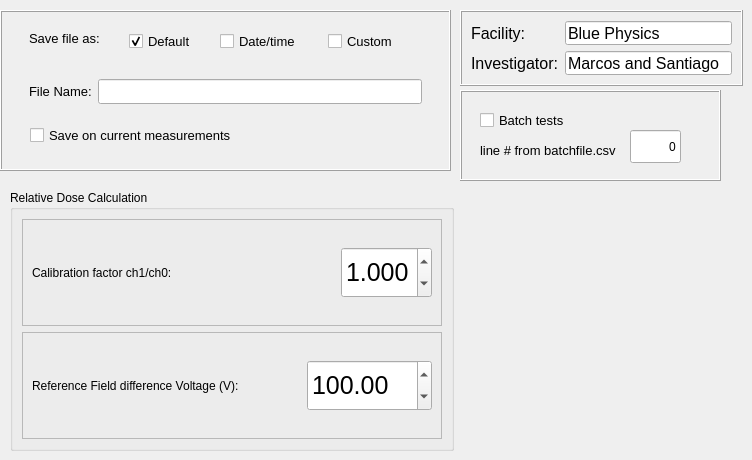
      <widget class="QWidget" name="pagegeneral">
       <widget class="QFrame" name="frame_13">
        <property name="geometry">
         <rect>
          <x>0</x>
          <y>10</y>
          <width>451</width>
          <height>161</height>
         </rect>
        </property>
        <property name="frameShape">
         <enum>QFrame::Box</enum>
        </property>
        <property name="frameShadow">
         <enum>QFrame::Raised</enum>
        </property>
        <widget class="QFrame" name="frame_2">
         <property name="geometry">
          <rect>
           <x>20</x>
           <y>10</y>
           <width>411</width>
           <height>43</height>
          </rect>
         </property>
         <property name="frameShape">
          <enum>QFrame::NoFrame</enum>
         </property>
         <property name="frameShadow">
          <enum>QFrame::Raised</enum>
         </property>
         <widget class="QLabel" name="label_2">
          <property name="geometry">
           <rect>
            <x>9</x>
            <y>9</y>
            <width>85</width>
            <height>19</height>
           </rect>
          </property>
          <property name="font">
           <font>
            <pointsize>10</pointsize>
           </font>
          </property>
          <property name="text">
           <string>Save file as:</string>
          </property>
         </widget>
         <widget class="QCheckBox" name="cbdefault">
          <property name="geometry">
           <rect>
            <x>109</x>
            <y>10</y>
            <width>73</width>
            <height>23</height>
           </rect>
          </property>
          <property name="font">
           <font>
            <pointsize>10</pointsize>
           </font>
          </property>
          <property name="text">
           <string>Default</string>
          </property>
          <property name="checked">
           <bool>true</bool>
          </property>
          <property name="autoRepeat">
           <bool>false</bool>
          </property>
          <property name="autoExclusive">
           <bool>true</bool>
          </property>
         </widget>
         <widget class="QCheckBox" name="cbdatetime">
          <property name="geometry">
           <rect>
            <x>200</x>
            <y>10</y>
            <width>92</width>
            <height>23</height>
           </rect>
          </property>
          <property name="font">
           <font>
            <pointsize>10</pointsize>
           </font>
          </property>
          <property name="text">
           <string>Date/time</string>
          </property>
          <property name="autoRepeat">
           <bool>false</bool>
          </property>
          <property name="autoExclusive">
           <bool>true</bool>
          </property>
         </widget>
         <widget class="QCheckBox" name="cbcustom">
          <property name="geometry">
           <rect>
            <x>308</x>
            <y>9</y>
            <width>101</width>
            <height>25</height>
           </rect>
          </property>
          <property name="font">
           <font>
            <pointsize>10</pointsize>
           </font>
          </property>
          <property name="text">
           <string>Custom</string>
          </property>
          <property name="autoRepeat">
           <bool>false</bool>
          </property>
          <property name="autoExclusive">
           <bool>true</bool>
          </property>
         </widget>
        </widget>
        <widget class="QFrame" name="frame_3">
         <property name="geometry">
          <rect>
           <x>20</x>
           <y>60</y>
           <width>411</width>
           <height>43</height>
          </rect>
         </property>
         <property name="frameShape">
          <enum>QFrame::NoFrame</enum>
         </property>
         <property name="frameShadow">
          <enum>QFrame::Raised</enum>
         </property>
         <layout class="QHBoxLayout" name="horizontalLayout_3">
          <item>
           <widget class="QLabel" name="label">
            <property name="font">
             <font>
              <pointsize>10</pointsize>
             </font>
            </property>
            <property name="text">
             <string>File Name:</string>
            </property>
           </widget>
          </item>
          <item>
           <widget class="QLineEdit" name="lefilename">
            <property name="font">
             <font>
              <pointsize>12</pointsize>
             </font>
            </property>
            <property name="inputMask">
             <string/>
            </property>
            <property name="readOnly">
             <bool>true</bool>
            </property>
            <property name="placeholderText">
             <string/>
            </property>
           </widget>
          </item>
         </layout>
        </widget>
        <widget class="QCheckBox" name="cbsaveoncurrentmeasurements">
         <property name="geometry">
          <rect>
           <x>30</x>
           <y>110</y>
           <width>251</width>
           <height>31</height>
          </rect>
         </property>
         <property name="font">
          <font>
           <pointsize>10</pointsize>
          </font>
         </property>
         <property name="text">
          <string>Save on current measurements</string>
         </property>
         <property name="checked">
          <bool>false</bool>
         </property>
         <property name="autoRepeat">
          <bool>false</bool>
         </property>
         <property name="autoExclusive">
          <bool>true</bool>
         </property>
        </widget>
       </widget>
       <widget class="QFrame" name="frame_15">
        <property name="geometry">
         <rect>
          <x>460</x>
          <y>10</y>
          <width>283</width>
          <height>76</height>
         </rect>
        </property>
        <property name="frameShape">
         <enum>QFrame::Box</enum>
        </property>
        <property name="frameShadow">
         <enum>QFrame::Raised</enum>
        </property>
        <layout class="QFormLayout" name="formLayout">
         <item row="0" column="0">
          <widget class="QLabel" name="label_20">
           <property name="font">
            <font>
             <pointsize>12</pointsize>
            </font>
           </property>
           <property name="text">
            <string>Facility:</string>
           </property>
          </widget>
         </item>
         <item row="0" column="1">
          <widget class="QLineEdit" name="lefacility">
           <property name="font">
            <font>
             <pointsize>12</pointsize>
            </font>
           </property>
           <property name="text">
            <string>Blue Physics</string>
           </property>
          </widget>
         </item>
         <item row="1" column="0">
          <widget class="QLabel" name="label_21">
           <property name="font">
            <font>
             <pointsize>12</pointsize>
            </font>
           </property>
           <property name="text">
            <string>Investigator:</string>
           </property>
          </widget>
         </item>
         <item row="1" column="1">
          <widget class="QLineEdit" name="leinvestigator">
           <property name="font">
            <font>
             <pointsize>12</pointsize>
            </font>
           </property>
           <property name="text">
            <string>Marcos and Santiago</string>
           </property>
          </widget>
         </item>
        </layout>
       </widget>
       <widget class="QGroupBox" name="groupBox_2">
        <property name="geometry">
         <rect>
          <x>10</x>
          <y>190</y>
          <width>444</width>
          <height>261</height>
         </rect>
        </property>
        <property name="title">
         <string>Relative Dose Calculation</string>
        </property>
        <layout class="QVBoxLayout" name="verticalLayout_2">
         <item>
          <widget class="QFrame" name="frame_10">
           <property name="frameShape">
            <enum>QFrame::StyledPanel</enum>
           </property>
           <property name="frameShadow">
            <enum>QFrame::Raised</enum>
           </property>
           <layout class="QHBoxLayout" name="horizontalLayout_2">
            <item>
             <widget class="QLabel" name="label_24">
              <property name="text">
               <string>Calibration factor ch1/ch0:</string>
              </property>
             </widget>
            </item>
            <item>
             <widget class="QDoubleSpinBox" name="sbcalibfactor">
              <property name="minimumSize">
               <size>
                <width>91</width>
                <height>51</height>
               </size>
              </property>
              <property name="maximumSize">
               <size>
                <width>91</width>
                <height>51</height>
               </size>
              </property>
              <property name="font">
               <font>
                <pointsize>19</pointsize>
               </font>
              </property>
              <property name="decimals">
               <number>3</number>
              </property>
              <property name="maximum">
               <double>3.000000000000000</double>
              </property>
              <property name="singleStep">
               <double>0.010000000000000</double>
              </property>
              <property name="value">
               <double>1.000000000000000</double>
              </property>
             </widget>
            </item>
           </layout>
          </widget>
         </item>
         <item>
          <widget class="QFrame" name="frame_16">
           <property name="frameShape">
            <enum>QFrame::StyledPanel</enum>
           </property>
           <property name="frameShadow">
            <enum>QFrame::Raised</enum>
           </property>
           <layout class="QHBoxLayout" name="horizontalLayout_5">
            <item>
             <widget class="QLabel" name="label_26">
              <property name="text">
               <string>Reference Field difference Voltage (V):</string>
              </property>
             </widget>
            </item>
            <item>
             <widget class="QDoubleSpinBox" name="sbreferencedose">
              <property name="minimumSize">
               <size>
                <width>125</width>
                <height>51</height>
               </size>
              </property>
              <property name="maximumSize">
               <size>
                <width>125</width>
                <height>51</height>
               </size>
              </property>
              <property name="font">
               <font>
                <pointsize>19</pointsize>
               </font>
              </property>
              <property name="maximum">
               <double>1024.000000000000000</double>
              </property>
              <property name="singleStep">
               <double>0.010000000000000</double>
              </property>
              <property name="value">
               <double>100.000000000000000</double>
              </property>
             </widget>
            </item>
           </layout>
          </widget>
         </item>
        </layout>
       </widget>
       <widget class="QFrame" name="frame_14">
        <property name="geometry">
         <rect>
          <x>460</x>
          <y>90</y>
          <width>261</width>
          <height>91</height>
         </rect>
        </property>
        <property name="frameShape">
         <enum>QFrame::Box</enum>
        </property>
        <property name="frameShadow">
         <enum>QFrame::Raised</enum>
        </property>
        <widget class="QCheckBox" name="cbbatchfile">
         <property name="geometry">
          <rect>
           <x>20</x>
           <y>10</y>
           <width>131</width>
           <height>41</height>
          </rect>
         </property>
         <property name="font">
          <font>
           <pointsize>10</pointsize>
          </font>
         </property>
         <property name="text">
          <string>Batch tests</string>
         </property>
         <property name="checked">
          <bool>false</bool>
         </property>
         <property name="autoRepeat">
          <bool>false</bool>
         </property>
         <property name="autoExclusive">
          <bool>true</bool>
         </property>
        </widget>
        <widget class="QLabel" name="label_3">
         <property name="geometry">
          <rect>
           <x>20</x>
           <y>50</y>
           <width>151</width>
           <height>21</height>
          </rect>
         </property>
         <property name="font">
          <font>
           <pointsize>10</pointsize>
          </font>
         </property>
         <property name="text">
          <string>line # from batchfile.csv</string>
         </property>
        </widget>
        <widget class="QLineEdit" name="batchfilelinenumb">
         <property name="geometry">
          <rect>
           <x>170</x>
           <y>40</y>
           <width>51</width>
           <height>33</height>
          </rect>
         </property>
         <property name="text">
          <string>0</string>
         </property>
         <property name="alignment">
          <set>Qt::AlignRight|Qt::AlignTrailing|Qt::AlignVCenter</set>
         </property>
        </widget>
       </widget>
      </widget>
